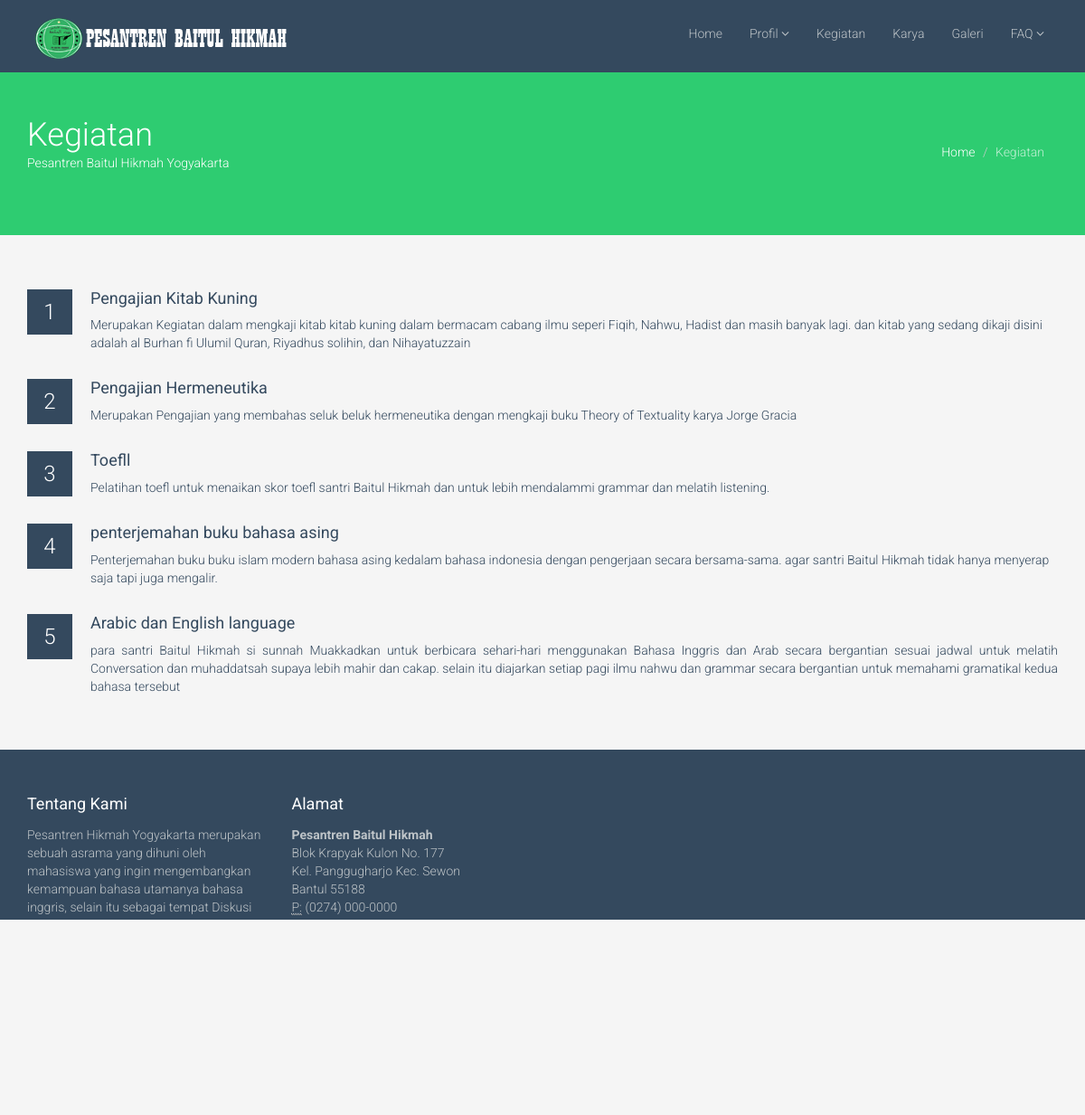
Screenshot of /kegiatan.php with the database file from the repository.
### tables this page shows
CREATE TABLE IF NOT EXISTS `tb_kegiatan` (
  `id_kgt` varchar(5) NOT NULL,
  `nama_kgt` varchar(50) NOT NULL,
  `isi_kgt` text NOT NULL,
  `gbr_kgt` varchar(50) NOT NULL
);

### kegiatan.php (the view, shortened to what this page needs)
<!DOCTYPE html>
<html lang="en">
<head>
    <link href="css/bootstrap.min.css" rel="stylesheet">
    <link href="css/font-awesome.min.css" rel="stylesheet">
    <link href="css/prettyPhoto.css" rel="stylesheet">
    <link href="css/animate.css" rel="stylesheet">
    <link href="css/main.css" rel="stylesheet">
</head>
<body>
<?php  include 'kontrol/database.php' ?>
    <header class="navbar navbar-inverse navbar-fixed-top wet-asphalt" role="banner">
        <div class="container">
            <div class="navbar-header">
                <a class="navbar-brand" href="index.php"><img src="images/logo.png" alt="logo"></a>
            </div>
            <div class="collapse navbar-collapse">
                <ul class="nav navbar-nav navbar-right">
                    <li><a href="index.php">Home</a></li>
                    <li class="dropdown">
                        <a href="#" class="dropdown-toggle" data-toggle="dropdown">Profil <i class="icon-angle-down"></i></a>
                    </li>
                    <li><a href="kegiatan.php">Kegiatan</a></li>
                    <li><a href="karya.php">Karya</a></li>
                    <li><a href="galeri.php">Galeri</a></li>
                    <li class="dropdown">
                        <a href="#" class="dropdown-toggle" data-toggle="dropdown">FAQ <i class="icon-angle-down"></i></a>
                    </li>
                </ul>
            </div>
        </div>
    </header>
    <section id="title" class="emerald">
        <div class="container">
            <div class="row">
                <div class="col-sm-6">
                    <h1>Kegiatan</h1>
                    <p>Pesantren Baitul Hikmah Yogyakarta</p>
                </div>
                <div class="col-sm-6">
                    <ul class="breadcrumb pull-right">
                        <li><a href="index.html">Home</a></li>
                        <li class="active">Kegiatan</li>
                    </ul>
                </div>
            </div>
        </div>
    </section>
    <section id="keg" class="container">
        <ul class="faq unstyled">
        <?php
                    $baca = mysql_query("select * from tb_kegiatan");
                    $no=1;
                    while ($lihat=mysql_fetch_array($baca)) {
                ?>
            <li>
                <span class="number"><?php echo $no; ?></span>
                <div>
                    <h4><?php echo $lihat['nama_kgt']; ?></h4>
                    <p><?php echo $lihat['isi_kgt']; ?></p>
                </div>
            </li>
            <?php
            $no=$no+1;
                }
            ?>
        </ul>
    </section>
    <section id="bottom" class="wet-asphalt">
        <div class="container">
            <div class="row">
                <div class="col-md-3 col-sm-6">
                    <h4>Tentang Kami</h4>
                    <p>Pesantren Hikmah Yogyakarta merupakan sebuah asrama yang dihuni oleh mahasiswa yang ingin mengembangkan kemampuan bahasa utamanya bahasa inggris, selain itu sebagai tempat Diskusi berbagai macam bidang ilmu yang dimiliki para santri. serta tempat mengkaji kitab Kuning</p>
                </div>
                <div class="col-md-3 col-sm-6" >
                    <h4>Alamat</h4>
                    <address>
                        <strong>Pesantren Baitul Hikmah</strong><br>
                        Blok Krapyak Kulon No. 177<br>
                        Kel. Panggugharjo Kec. Sewon<br>
                        Bantul 55188<br>
                        <abbr title="Phone">P:</abbr> (0274) 000-0000
                    </address>
                </div>
            </div>
        </div>
    </section>
    <footer id="footer" class="midnight-blue">
        <div class="container">
            <div class="row">
                <div class="col-sm-6">
                    &copy; 2015 <a target="_blank" href="http://pesantrenbaitulhikmahjogja.com" title="">BaitulHikmah</a>.
                </div>
                <div class="col-sm-6">
                    <ul class="pull-right">
                        <li><a href="#">Home</a></li>
                        <li><a href="#">Tentang Kami</a></li>
                        <li><a href="#">Faq</a></li>
                        <li><a href="#">Kontak</a></li>
                        <li><a id="gototop" class="gototop" href="#"><i class="icon-chevron-up"></i></a></li>
                    </ul>
                </div>
            </div>
        </div>
    </footer>
</body>
</html>

### css/main.css (style rules this page uses)
body { padding-top: 80px; color: #34495e; background: #f5f5f5; font-family: 'Roboto', sans-serif; font-weight: 300; }
h1, h2, h3, h4, h5, h6 { font-family: 'Roboto', sans-serif; font-weight: 400; }
a { color: #34495e; -webkit-transition: 300ms; -moz-transition: 300ms; -o-transition: 300ms; transition: 300ms; }
body > section { padding: 50px 0; }
.turquoise, .green-sea, .sun-flower, .orange, .emerald, .nephrits, .carrot, .pumkin, .peter-river, .belize-hole, .alizarin, .pomegranate, .amethyst, .wisteria, .clouds .silver, .wet-asphalt, .midnight-blue, .concrete, .asbestos { color: #fff; }
.turquoise h1, .green-sea h1, .sun-flower h1, .orange h1, .emerald h1, .nephrits h1, .carrot h1, .pumkin h1, .peter-river h1, .belize-hole h1, .alizarin h1, .pomegranate h1, .amethyst h1, .wisteria h1, .clouds .silver h1, .wet-asphalt h1, .midnight-blue h1, .concrete h1, .asbestos h1, .turquoise h2, .green-sea h2, .sun-flower h2, .orange h2, .emerald h2, .nephrits h2, .carrot h2, .pumkin h2, .peter-river h2, .belize-hole h2, .alizarin h2, .pomegranate h2, .amethyst h2, .wisteria h2, .clouds .silver h2, .wet-asphalt h2, .midnight-blue h2, .concrete h2, .asbestos h2, .turquoise h3, .green-sea h3, .sun-flower h3, .orange h3, .emerald h3, .nephrits h3, .carrot h3, .pumkin h3, .peter-river h3, .belize-hole h3, .alizarin h3, .pomegranate h3, .amethyst h3, .wisteria h3, .clouds .silver h3, .wet-asphalt h3, .midnight-blue h3, .concrete h3, .asbestos h3, .turquoise h4, .green-sea h4, .sun-flower h4, .orange h4, .emerald h4, .nephrits h4, .carrot h4, .pumkin h4, .peter-river h4, .belize-hole h4, .alizarin h4, .pomegranate h4, .amethyst h4, .wisteria h4, .clouds .silver h4, .wet-asphalt h4, .midnight-blue h4, .concrete h4, .asbestos h4, .turquoise h5, .green-sea h5, .sun-flower h5, .orange h5, .emerald h5, .nephrits h5, .carrot h5, .pumkin h5, .peter-river h5, .belize-hole h5, .alizarin h5, .pomegranate h5, .amethyst h5, .wisteria h5, .clouds .silver h5, .wet-asphalt h5, .midnight-blue h5, .concrete h5, .asbestos h5, .turquoise h6, .green-sea h6, .sun-flower h6, .orange h6, .emerald h6, .nephrits h6, .carrot h6, .pumkin h6, .peter-river h6, .belize-hole h6, .alizarin h6, .pomegranate h6, .amethyst h6, .wisteria h6, .clouds .silver h6, .wet-asphalt h6, .midnight-blue h6, .concrete h6, .asbestos h6 { color: #fff; }
.emerald { background-color: #2ecc71; }
.wet-asphalt { background-color: #34495e; }
.wet-asphalt a:not(.btn) { color: #bdc3c7; }
.midnight-blue { background-color: #2c3e50; }
#title h1 { margin: 0; font-size: 36px; font-weight: 300; }
ul.breadcrumb { margin: 20px 0 0; background: transparent; }
ul.breadcrumb > li { text-shadow: none; }
ul.breadcrumb > li > a, ul.breadcrumb > li .divider { color: #fff; }
ul.breadcrumb > li.active { color: rgba(255, 255, 255, 0.7); }
.navbar-inverse { border: none; }
.navbar-inverse .navbar-brand { font-family: 'Bubbler One', sans-serif; font-size: 36px; line-height: 50px; color: #fff; }
.navbar-inverse .navbar-nav { margin-top: 20px; }
.navbar-inverse .navbar-nav > li > a { padding-top: 7px; padding-bottom: 7px; border-radius: 4px; color: #bdc3c7; }
.navbar-inverse .navbar-collapse, .navbar-inverse .navbar-form { border-top: 0; }
#bottom { color: #bdc3c7; }
#bottom h4 { margin-top: 0; margin-bottom: 15px; }
.row > div { margin-bottom: 10px; }
ul.unstyled { list-style: none; padding: 0; margin: 0; }
#footer { padding-top: 30px; padding-bottom: 30px; color: #bdc3c7; }
#footer a { color: #bdc3c7; }
#footer ul { list-style: none; padding: 0; margin: 0; }
#footer ul > li { display: inline-block; margin-left: 15px; }
ul.faq { list-style: none; margin: 0; }
ul.faq li { margin-top: 30px; }
ul.faq li:first-child { margin-top: 0; }
ul.faq li span.number { display: block; float: left; width: 50px; height: 50px; line-height: 50px; text-align: center; background: #34495e; color: #fff; font-size: 24px; }
ul.faq li > div { margin-left: 70px; }

### rows the page displays
tb_kegiatan: nama_kgt "Pengajian Kitab Kuning", isi_kgt "Merupakan Kegiatan dalam mengkaji kitab kitab kuning dalam bermacam cabang ilmu seperi Fiqih, Nahwu, Hadist dan masih banyak lagi. dan kitab yang sedang dikaji disini adalah al Burhan fi Ulumil Quran, Riyadhus solihin, dan Nihayatuzzain"
tb_kegiatan: nama_kgt "Pengajian Hermeneutika", isi_kgt "Merupakan Pengajian yang membahas seluk beluk hermeneutika dengan mengkaji buku Theory of Textuality karya Jorge Gracia"
tb_kegiatan: nama_kgt "Toefll", isi_kgt "Pelatihan toefl untuk menaikan skor toefl santri Baitul Hikmah dan untuk lebih mendalammi grammar dan melatih listening."
tb_kegiatan: nama_kgt "penterjemahan buku bahasa asing", isi_kgt "Penterjemahan buku buku islam modern bahasa asing kedalam bahasa indonesia dengan pengerjaan secara bersama-sama. agar santri Baitul Hikmah tidak hanya menyerap saja tapi juga mengalir."
tb_kegiatan: nama_kgt "Arabic dan English language", isi_kgt "para santri Baitul Hikmah si sunnah Muakkadkan untuk berbicara sehari-hari menggunakan Bahasa Inggris dan Arab secara bergantian sesuai jadwal untuk melatih Conversation dan muhaddatsah supaya lebih mahir dan cakap. selain itu diajarkan setiap pagi ilmu nahwu dan grammar secara bergantian untuk memahami gramatikal kedua bahasa tersebut"
